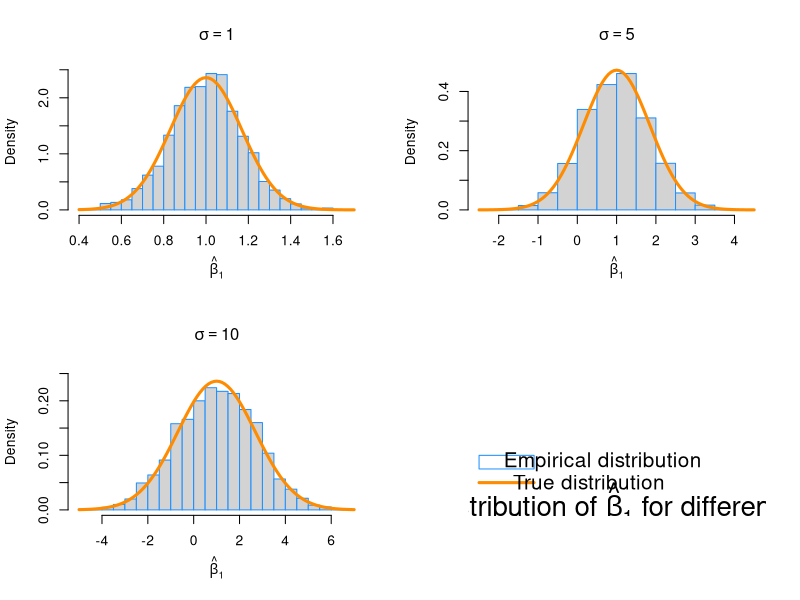
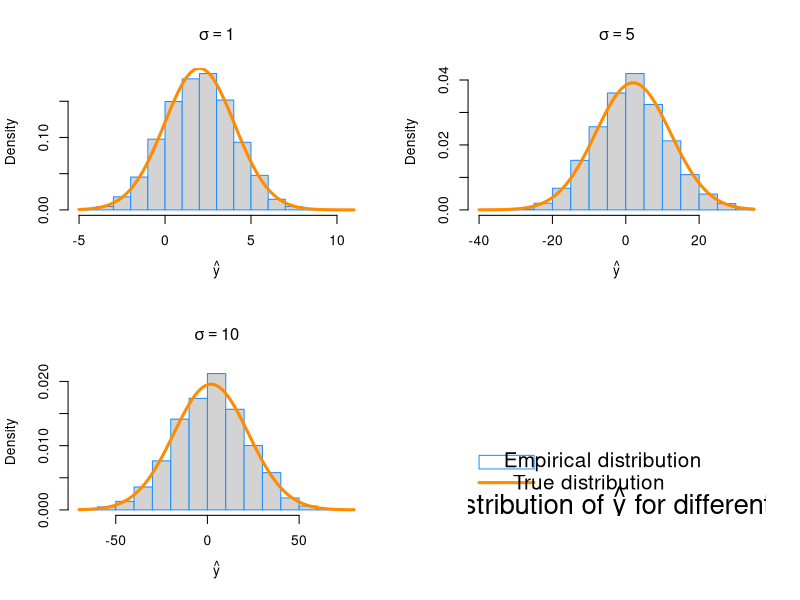
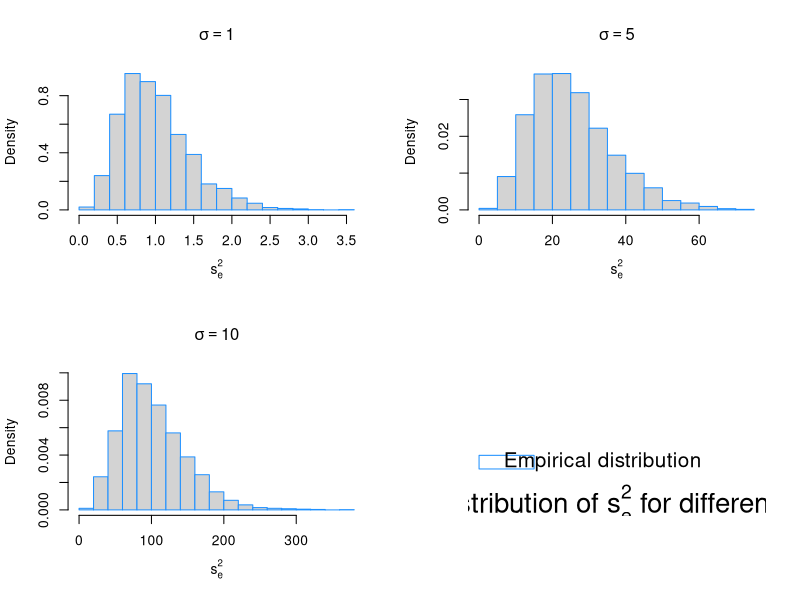
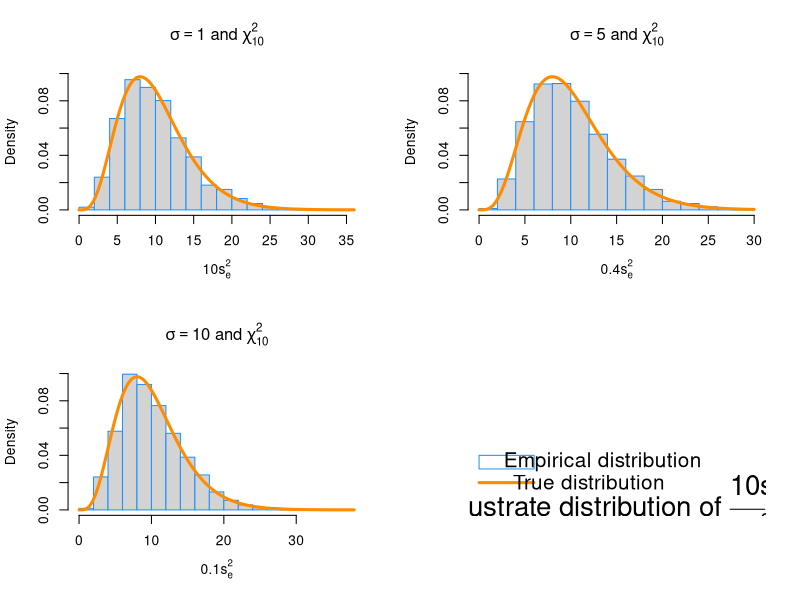
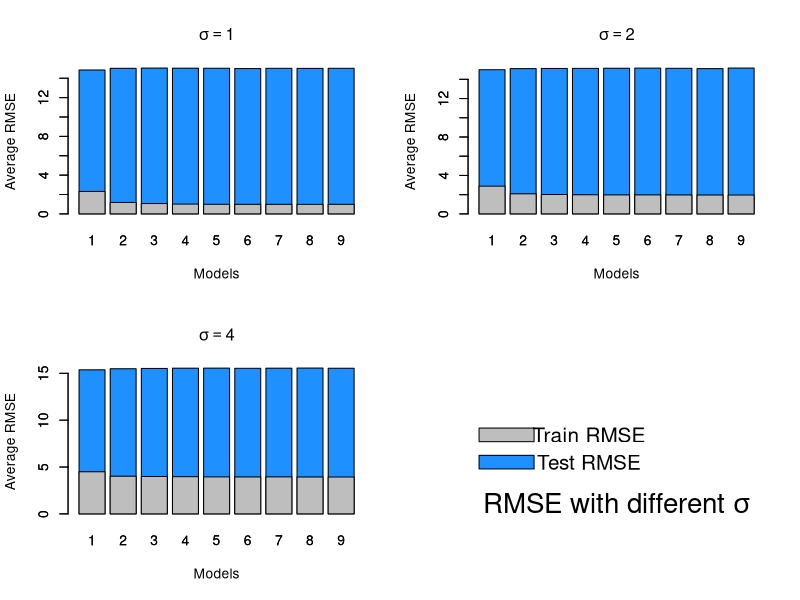

Reproduce these figures in R, in order.
## ---- chunk 1
library(readr)

birthday = 19720816
set.seed(birthday)

BETA_0 = 2
BETA_1 = 1
BETA_2 = 1
BETA_3 = 1
BETA_4 = 1
SIGMA  = c(1, 5, 10)
X_EVAL = c(1, -3, 2.5, 0.5, 0)

NUM_SIMS = 3000

sim_data = read_csv("study_1.csv")
sample_size = nrow(sim_data)

DF = sample_size - length(X_EVAL)

beta_hat_1  = matrix(data = 0, nrow = NUM_SIMS, ncol = length(SIGMA))
se_squared  = matrix(data = 0, nrow = NUM_SIMS, ncol = length(SIGMA))
y_hat_eval  = matrix(data = 0, nrow = NUM_SIMS, ncol = length(SIGMA))
## ---- chunk 2
sd_beta_hat_1_true = rep(0, length(SIGMA))
sd_y_hat_eval_true = rep(0, length(SIGMA))
y_hat_eval_true    = (t(X_EVAL) %*% c(BETA_0, BETA_1, BETA_2, BETA_3, BETA_4))[1]

X = cbind(rep(1, sample_size), sim_data$x1, sim_data$x2, sim_data$x3, sim_data$x4)
C = solve(t(X) %*% X)

for (i in 1:length(SIGMA)) {
  sd_beta_hat_1_true[i] = SIGMA[i] * sqrt(C[2, 2])
  sd_y_hat_eval_true[i] = SIGMA[i] * sqrt(t(X_EVAL) %*% C %*% X_EVAL)
}
## ---- chunk 3
for (s in 1:length(SIGMA)) {
  for (i in 1:NUM_SIMS) {
    eps           = rnorm(sample_size, mean = 0 , sd = SIGMA[s])
    sim_data$y    = BETA_0 + BETA_1 * sim_data$x1 + BETA_2 * sim_data$x2 + 
                    BETA_3 * sim_data$x3 + BETA_4 * sim_data$x4 + eps
    fit           = lm(y ~ ., data = sim_data)
    
    beta_hat_1[i, s]  = coef(fit)[2]
    se_squared[i, s]  = sum(fit$residuals ^ 2) / (sample_size - ncol(sim_data))
    y_hat_eval[i, s]  = predict(fit, newdata = data.frame(x1 = X_EVAL[2], x2 = X_EVAL[3],
                                                          x3 = X_EVAL[4], x4 = X_EVAL[5] ))
  }
}

## ---- chunk 4
mean_beta_hat_1 = c(mean(beta_hat_1[,1]), mean(beta_hat_1[,2]), mean(beta_hat_1[,3]))
sd_beta_hat_1   = c(sd(beta_hat_1[,1]), sd(beta_hat_1[,2]), sd(beta_hat_1[,3]))
mean_y_hat_eval = c(mean(y_hat_eval[,1]), mean(y_hat_eval[,2]), mean(y_hat_eval[,3]))
sd_y_hat_eval   = c(sd(y_hat_eval[,1]), sd(y_hat_eval[,2]), sd(y_hat_eval[,3]))
mean_se_squared = c(mean(se_squared[,1]), mean(se_squared[,2]), mean(se_squared[,3]))

table_data = data.frame(BETA_1, mean_beta_hat_1, SIGMA ^ 2, mean_se_squared,
                        y_hat_eval_true, mean_y_hat_eval)
library("knitr")
kable(table_data, col.names = c("$\\beta_1$", "$\\text{E}[\\hat{\\beta}_1]$",
                                "$\\sigma^2$", "$\\text{E}[s_e^2]$", "$\\hat{y}$", 
                                "$\\text{E}[\\hat{y}(x_{eval})]$"),
      caption = "Table 1")
## ---- chunk 5
plot_legend = function (title, showTrue = TRUE) {
  plot.new()
  plot.window(c(0,10), c(0,10))
  text(5, 0.5, title, 
      col = "black", cex = 2)
  rect(0, 3, 2, 4, border = "dodgerblue")
  text(4.5, 3.5, "Empirical distribution", cex = 1.5)
  if(showTrue) {
    lines(c(0, 2), c(2,2), col = "darkorange", lwd = 3)
    text(4, 2, "True distribution", cex = 1.5)    
  }
}

par(mfrow = c(2,2))

for (i in 1:length(SIGMA)) {
  #Fix the curve crop problem
  if(i != 3){
    hist(beta_hat_1[,i], prob = TRUE, breaks = 20, 
         xlab = expression(hat(beta)[1]), 
         main = substitute(sigma==value,list(value=SIGMA[i])), 
        border = "dodgerblue")    
  } else {
      hist(beta_hat_1[,i], prob = TRUE, breaks = 20, 
          ylim = c(0, 0.25),
          xlab = expression(hat(beta)[1]), 
          main = substitute(sigma==value,list(value=SIGMA[i])), 
          border = "dodgerblue")
  }
  curve(dnorm(x, mean = BETA_1, sd = sd_beta_hat_1_true[i]), 
        col = "darkorange", add = TRUE, lwd = 3)
}
plot_legend(expression(paste("Distribution of ", hat(beta)[1], " for different ", sigma)))
## ---- chunk 6
par(mfrow = c(2,2))

for (i in 1:length(SIGMA)) {
  hist(y_hat_eval[,i], prob = TRUE, breaks = 20, 
       xlab = expression(hat(y)), main = substitute(sigma==value,list(value=SIGMA[i])),
       border = "dodgerblue")
  curve(dnorm(x, mean = y_hat_eval_true, sd = sd_y_hat_eval_true[i]), 
        col = "darkorange", add = TRUE, lwd = 3)
}

plot_legend(expression(paste("Distribution of ", hat(y), " for different ", sigma)))
## ---- chunk 7
par(mfrow = c(2,2))


for (i in 1:length(SIGMA)) {
  hist(se_squared[,i], prob = TRUE, breaks = 20, 
       xlab = expression(s[e]^2), main = substitute(sigma==value,list(value=SIGMA[i])),
       border = "dodgerblue")
}

plot_legend(expression(paste("Distribution of ", s[e]^2, " for different ", sigma)), FALSE)
## ---- chunk 8
par(mfrow = c(2,2))

se_chi_squared = se_squared
for (i in 1:length(SIGMA)){
  se_chi_squared[, i] = (se_chi_squared[, i] * DF ) / SIGMA[i] ^ 2
}

for (i in 1:length(SIGMA)) {
  hist(se_chi_squared[, i], prob = TRUE, breaks = 20, ylim = c(0, 0.1),
       xlab = substitute(value*s[e]^2, list(value = DF/SIGMA[i]^2)), 
       main = substitute(sigma==value*" and "*chi[df]^2, list(value = SIGMA[i], df=DF)), 
       border = "dodgerblue")
  curve(dchisq(x, df = DF), add = TRUE, col = "darkorange", lwd = 3)
}

plot_legend(substitute("Illustrate distribution of "*frac(DF*s[e]^2, sigma^2), list(DF=DF)))
## ---- chunk 9
table_data = data.frame(BETA_1, mean_beta_hat_1, sd_beta_hat_1_true, sd_beta_hat_1, 
                        SIGMA ^ 2, mean_se_squared,
                        y_hat_eval_true, mean_y_hat_eval, sd_y_hat_eval_true, sd_y_hat_eval)
library("knitr")
kable(table_data, col.names = c("$\\hat{\\beta_{1true}}$", "$\\text{E}[\\hat{\\beta}_1]$", 
                                "$\\text{SD}[\\hat{\\beta}_{1true}]$", "$\\text{SD}[\\hat{\\beta}_1]$",
                                "$\\sigma^2$", "$\\text{E}[s_e^2]$", 
                                "$\\hat{y_{true}}$", "$\\text{E}[\\hat{y}(x_{eval})]$", 
                                "$\\text{SD}[\\hat{y_{true}}(x_{eval})]$", "$\\text{SD}[\\hat{y}(x_{eval})]$"),
      caption = "Table 2")
## ---- chunk 10
library(readr)

birthday = 19720816
set.seed(birthday)

BETA_0 = 0
BETA_1 = 6
BETA_2 = -3.5
BETA_3 = 1.7
BETA_4 = -1.1
BETA_5 = 0.7

FORMULA = list(y ~ x1, 
              y ~ x1 + x2, 
              y ~ x1 + x2 + x3,
              y ~ x1 + x2 + x3 + x4,
              y ~ x1 + x2 + x3 + x4 + x5, #Correct formula
              y ~ x1 + x2 + x3 + x4 + x5 + x6,
              y ~ x1 + x2 + x3 + x4 + x5 + x6 + x7, 
              y ~ x1 + x2 + x3 + x4 + x5 + x6 + x7 + x8,
              y ~ x1 + x2 + x3 + x4 + x5 + x6 + x7 + x8 + x9)
NUM_FORMULA = length(FORMULA)

sim_data    = read_csv("study_2.csv")
sample_size = nrow(sim_data)

SIGMA     = c(1, 2, 4)
NUM_SIGMA = length(SIGMA)

NUM_SIMS = 500

#allocate a rmse matrix for each formula
train_rmse = vector("list", NUM_FORMULA)
for (i in 1:NUM_FORMULA) {
  train_rmse[[i]] = matrix(0, nrow = NUM_SIGMA, ncol = NUM_SIMS)
}
mean_train_rmse = data.frame(0, nrow = NUM_FORMULA, ncol = NUM_SIGMA)

test_rmse  = vector("list", NUM_FORMULA)
for (i in 1:NUM_FORMULA) {
  test_rmse[[i]] = matrix(0, nrow = NUM_SIGMA, ncol = NUM_SIMS)
}
mean_test_rmse = matrix(0, nrow = NUM_FORMULA, ncol = NUM_SIGMA)
## ---- chunk 11
cal_rmse = function(y, y_hat) {
  n = length(y)
  e = y - y_hat
  sqrt(sum(e ^ 2) / n)
}
  
for (f in 1:NUM_FORMULA) {
  models = vector("list", NUM_FORMULA)
  
  for(s in 1:NUM_SIGMA) {
    for(i in 1:NUM_SIMS) {
      eps           = rnorm(sample_size, mean = 0 , sd = SIGMA[s])
      sim_data$y    = BETA_0 + BETA_1 * sim_data$x1 + BETA_2 * sim_data$x2 + 
                      BETA_3 * sim_data$x3 + BETA_4 * sim_data$x4 + BETA_5 * sim_data$x5 + 
                      eps
      
      #Split data into train and test sets
      train_index = sample(1:sample_size, nrow(sim_data)/2)
      train_data  = sim_data[train_index,]
      test_data   = sim_data[-train_index,]
      
      #Train models and calculate RMSE
      models[[f]] = lm(FORMULA[[f]], data = train_data)
        
      #Calculate RMSE for train data
      train_rmse[[f]][s, i] = cal_rmse(train_data$y, models[[f]]$fitted.values)
  
      #Calculate RMSE for test data
      test_y_hat = predict(models[[f]], data = test_data)
      test_rmse[[f]][s, i] = cal_rmse(test_data$y, test_y_hat)
    }
    
    #Calculate the average Train RMSE and average Test RMSE
    mean_train_rmse[f, s] = mean(train_rmse[[f]][s,])
    mean_test_rmse[f, s]  = mean(test_rmse[[f]][s,])
  }
}
## ---- chunk 12
par(mfrow = c(2,2))

for (i in 1:NUM_SIGMA){
  barplot(t(mean_test_rmse)[i,], names.arg = c("1", "2", "3","4", "5", "6","7", "8", "9" ),
          xlab = "Models",
          ylab = "Average RMSE",
          main = substitute(sigma==value,list(value=SIGMA[i])),
          col = "dodgerblue")
  
  barplot(t(mean_train_rmse)[i,], col = "grey", add = TRUE)
}

plot.new()
plot.window(c(0,10), c(0,10))
text(5, 0.5, substitute("RMSE with different " * sigma), 
      col = "black", cex = 2)
rect(0, 3, 2, 4, col = "dodgerblue")
text(4, 3.5, "Test RMSE", cex = 1.5)
rect(0, 5, 2, 6, col = "grey")
text(4, 5.5, "Train RMSE", cex = 1.5)
